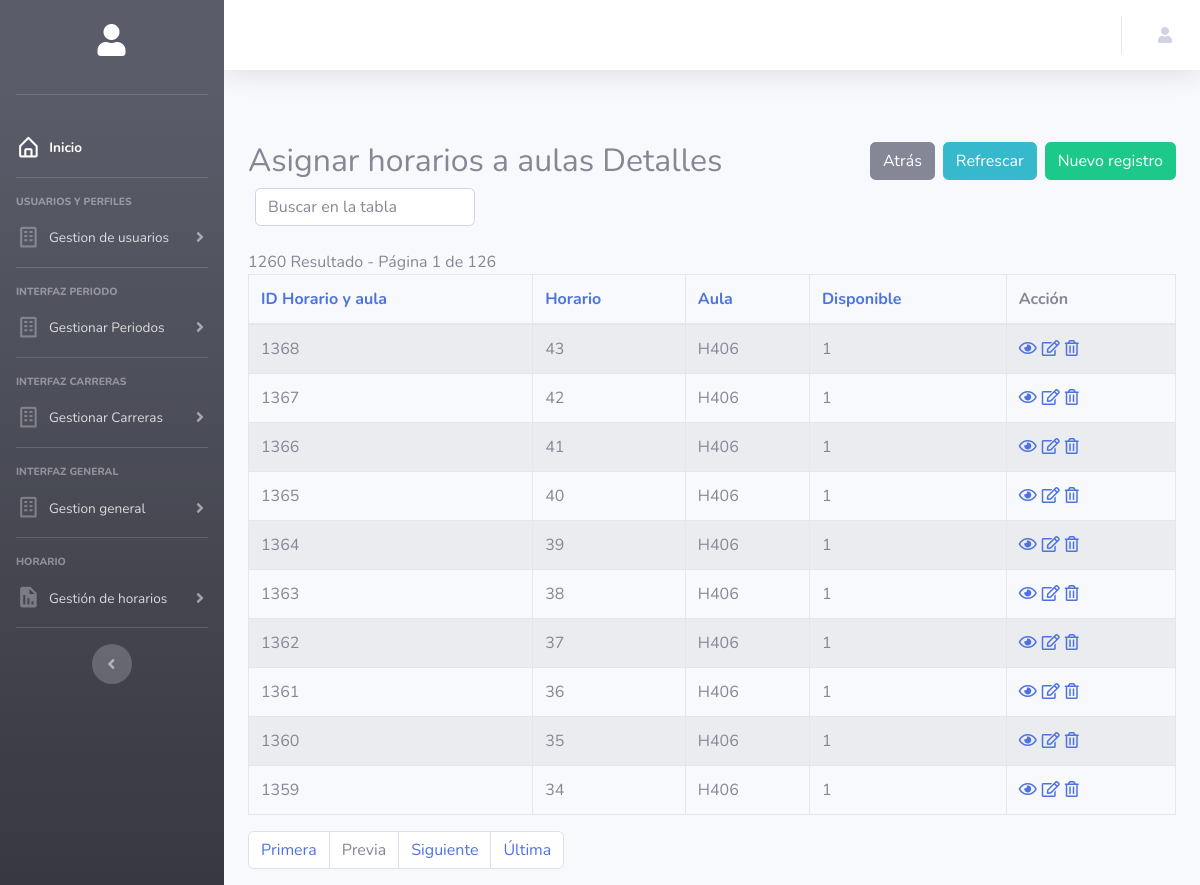
/Codigo/php/horarios_aulas-index.php, run on the app's committed database.
### tables this page shows
CREATE TABLE `horarios_aulas` (
  `id_horario__aula` int(11) NOT NULL,
  `id_horario` int(11) NOT NULL,
  `id_aula` varchar(30) NOT NULL,
  `disponible` int(11) NOT NULL DEFAULT '1',
  `id_periodo` int(11) NOT NULL
);

### Codigo/php/config.php (called while the page is built, shortened)
<?php
$no_of_records_per_page = 10;
?>

### Codigo/php/horarios_aulas-index.php (the view, shortened to what this page needs)
<!DOCTYPE html>
<html lang="en">
<head>
</head>
<?php include('header.php'); ?>
<section class="pt-5">
    <div class="container-fluid">
        <div class="row">
            <div class="col-md-12">
                <div class="page-header clearfix">
                    <h2 class="float-left">Asignar horarios a aulas Detalles</h2>
                    <a href="horarios_aulas-create.php" class="btn btn-success float-right">Nuevo registro</a>
                    <a href="horarios_aulas-index.php" class="btn btn-info float-right mr-2">Refrescar</a>
                    <a href="index.php" class="btn btn-secondary float-right mr-2">Atrás</a>
                </div>
                <div class="form-row">
                    <form action="horarios_aulas-index.php" method="get">
                        <div class="col">
                            <input type="text" class="form-control" placeholder="Buscar en la tabla" name="search">
                        </div>
                </div>
                <br>
                <?php
                require_once "config.php";
                $domain = $_SERVER['HTTP_HOST'];
                $script = $_SERVER['SCRIPT_NAME'];
                $parameters = $_GET ? $_SERVER['QUERY_STRING'] : "";
                $protocol = ($_SERVER['HTTPS'] == "on" ? "https" : "http");
                $currenturl = $protocol . '://' . $domain . $script . '?' . $parameters;
                if (isset($_GET['pageno'])) {
                    $pageno = $_GET['pageno'];
                } else {
                    $pageno = 1;
                }
                $offset = ($pageno - 1) * $no_of_records_per_page;
                $total_pages_sql = "SELECT COUNT(*) FROM horarios_aulas";
                $result = mysqli_query($link, $total_pages_sql);
                $total_rows = mysqli_fetch_array($result)[0];
                $total_pages = ceil($total_rows / $no_of_records_per_page);
                $order = 'id_aula';
                $sort = 'desc';
                $sql = "SELECT * FROM horarios_aulas ORDER BY $order $sort LIMIT $offset, $no_of_records_per_page";
                $count_pages = "SELECT * FROM horarios_aulas";
                if (!empty($_GET['search'])) {
                    $search = ($_GET['search']);
                    $sql = "SELECT * FROM horarios_aulas
                            WHERE CONCAT_WS (id_horario__aula,id_horario,id_aula,disponible)
                            LIKE '%$search%'
                            ORDER BY $order $sort
                            LIMIT $offset, $no_of_records_per_page";
                    $count_pages = "SELECT * FROM horarios_aulas
                            WHERE CONCAT_WS (id_horario__aula,id_horario,id_aula,disponible)
                            LIKE '%$search%'
                            ORDER BY $order $sort";
                } else {
                    $search = "";
                }
                if ($result = mysqli_query($link, $sql)) {
                    if (mysqli_num_rows($result) > 0) {
                        if ($result_count = mysqli_query($link, $count_pages)) {
                            $total_pages = ceil(mysqli_num_rows($result_count) / $no_of_records_per_page);
                        }
                        $number_of_results = mysqli_num_rows($result_count);
                        echo " " . $number_of_results . " Resultado - Página " . $pageno . " de " . $total_pages;
                        echo "<table class='table table-bordered table-striped'>";
                        echo "<thead>";
                        echo "<tr>";
                        echo "<th><a href=?search=$search&sort=&order=id_horario__aula&sort=$sort>ID Horario y aula</th>";
                        echo "<th><a href=?search=$search&sort=&order=id_horario&sort=$sort>Horario</th>";
                        echo "<th><a href=?search=$search&sort=&order=id_aula&sort=$sort>Aula</th>";
                        echo "<th><a href=?search=$search&sort=&order=disponible&sort=$sort>Disponible</th>";
                        echo "<th>Acción</th>";
                        echo "</tr>";
                        echo "</thead>";
                        echo "<tbody>";
                        while ($row = mysqli_fetch_array($result)) {
                            echo "<tr>";
                            echo "<td>" . htmlspecialchars($row['id_horario__aula']) . "</td>";
                            echo "<td>" . htmlspecialchars($row['id_horario']) . "</td>";
                            echo "<td>" . htmlspecialchars($row['id_aula']) . "</td>";
                            echo "<td>" . htmlspecialchars($row['disponible']) . "</td>";
                            echo "<td>";
                            echo "<a href='horarios_aulas-read.php?id_horario__aula=" . $row['id_horario__aula'] . "' title='Ver Registro' data-toggle='tooltip'><i class='far fa-eye'></i></a>";
                            echo "<a href='horarios_aulas-update.php?id_horario__aula=" . $row['id_horario__aula'] . "' title='Actualizar Registro' data-toggle='tooltip'><i class='far fa-edit'></i></a>";
                            echo "<a href='horarios_aulas-delete.php?id_horario__aula=" . $row['id_horario__aula'] . "' title='Eliminar Registro' data-toggle='tooltip'><i class='far fa-trash-alt'></i></a>";
                            echo "</td>";
                            echo "</tr>";
                        }
                        echo "</tbody>";
                        echo "</table>";
                        ?>
                        <ul class="pagination" align-right>
                            <?php
                            $new_url = preg_replace('/&?pageno=[^&]*/', '', $currenturl);
                            ?>
                            <li class="page-item"><a class="page-link" href="<?php echo $new_url . '&pageno=1' ?>">Primera</a>
                            </li>
                            <li class="page-item <?php if ($pageno <= 1) {
                                echo 'disabled';
                            } ?>">
                                <a class="page-link"
                                    href="<?php if ($pageno <= 1) {
                                        echo '#';
                                    } else {
                                        echo $new_url . "&pageno=" . ($pageno - 1);
                                    } ?>">Previa</a>
                            </li>
                            <li class="page-item <?php if ($pageno >= $total_pages) {
                                echo 'disabled';
                            } ?>">
                                <a class="page-link"
                                    href="<?php if ($pageno >= $total_pages) {
                                        echo '#';
                                    } else {
                                        echo $new_url . "&pageno=" . ($pageno + 1);
                                    } ?>">Siguiente</a>
                            </li>
                            <li class="page-item <?php if ($pageno >= $total_pages) {
                                echo 'disabled';
                            } ?>">
                                <a class="page-item"><a class="page-link"
                                        href="<?php echo $new_url . '&pageno=' . $total_pages; ?>">Última</a>
                            </li>
                        </ul>
                        <?php
                    } else {
                        echo "<p class='lead'><em>No records were found.</em></p>";
                    }
                } else {
                    echo "ERROR: Could not able to execute $sql. " . mysqli_error($link);
                }
                ?>
            </div>
        </div>
    </div>
</section>
<?php include('footer.php'); ?>

### Codigo/php/horarios_aulas-index.php (style rules this page uses)
.page-header h2 { margin-top: 0; }
table tr td:last-child a { margin-right: 5px; }
body { font-size: 14px; }

### data on the page
horarios_aulas: id_horario__aula "1368", id_horario "43", id_aula "H406", disponible "1"
horarios_aulas: id_horario__aula "1367", id_horario "42", id_aula "H406", disponible "1"
horarios_aulas: id_horario__aula "1366", id_horario "41", id_aula "H406", disponible "1"
horarios_aulas: id_horario__aula "1365", id_horario "40", id_aula "H406", disponible "1"
horarios_aulas: id_horario__aula "1364", id_horario "39", id_aula "H406", disponible "1"
horarios_aulas: id_horario__aula "1363", id_horario "38", id_aula "H406", disponible "1"
horarios_aulas: id_horario__aula "1362", id_horario "37", id_aula "H406", disponible "1"
horarios_aulas: id_horario__aula "1361", id_horario "36", id_aula "H406", disponible "1"
horarios_aulas: id_horario__aula "1360", id_horario "35", id_aula "H406", disponible "1"
horarios_aulas: id_horario__aula "1359", id_horario "34", id_aula "H406", disponible "1"

### other printed values
$number_of_results "1260"
$pageno "1"
$total_pages "126"
